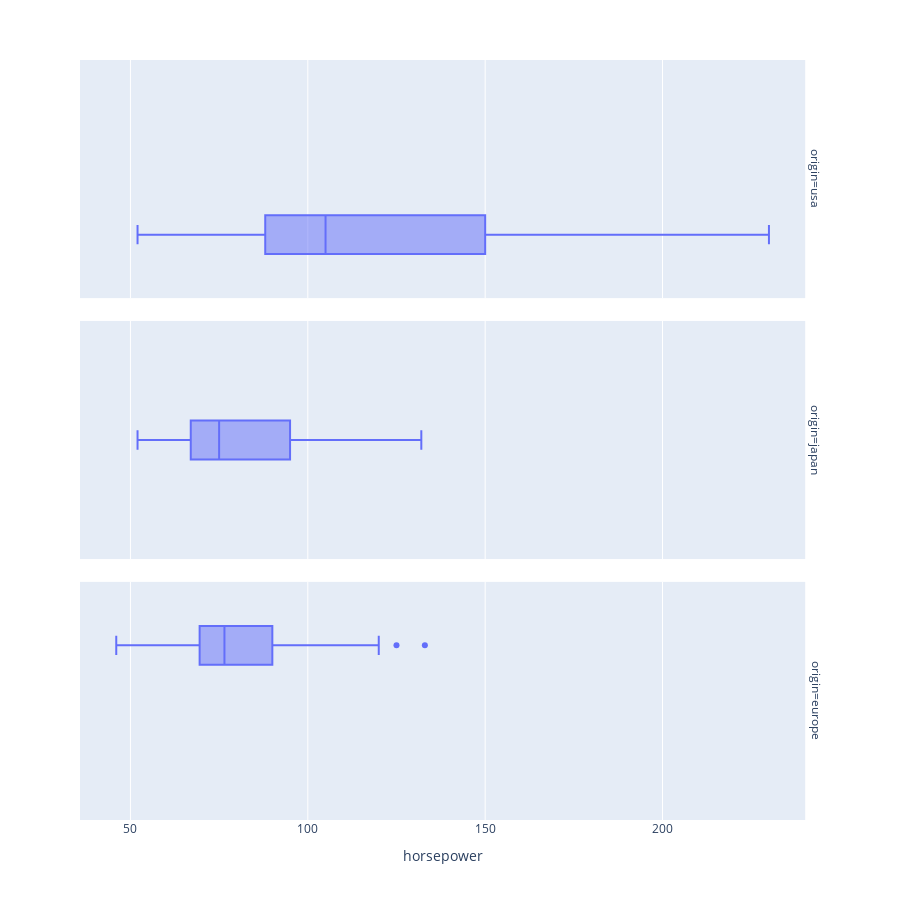

Here is the notebook cell this chart was saved with:
### Code cell
px.box(data, x = "horsepower", facet_row = "origin", height = 900)

### Figure 1 — Plotly figure (JSON) as saved in the notebook; plotly's stock layout.template omitted (floating-point values rounded to 4 significant figures; data arrays with more than 128 entries replaced by an {"elided": "..."} marker saying what was removed)
{"data": [{"alignmentgroup": "True", "hovertemplate": "origin=usa<br>horsepower=%{x}<extra></extra>", "legendgroup": "", "marker": {"color": "#636efa"}, "name": "", "notched": false, "offsetgroup": "", "orientation": "h", "showlegend": false, "type": "box", "x": {"elided": "249 int values"}, "x0": " ", "xaxis": "x3", "y0": " ", "yaxis": "y3"}, {"alignmentgroup": "True", "hovertemplate": "origin=japan<br>horsepower=%{x}<extra></extra>", "legendgroup": "", "marker": {"color": "#636efa"}, "name": "", "notched": false, "offsetgroup": "", "orientation": "h", "showlegend": false, "type": "box", "x": [95, 88, 88, 95, 65, 69, 95, 97, 92, 97, 88, 88, 94, 90, 122, 67, 65, 52, 61, 97, 93, 75, 96, 97, 53, 53, 70, 75, 108, 68, 70, 75, 67, 97, 110, 52, 70, 60, 95, 97, 95, 97, 68, 65, 65, 60, 65, 90, 75, 92, 75, 65, 65, 67, 67, 132, 100, 72, 58, 60, 67, 65, 62, 68, 75, 75, 100, 74, 116, 120, 68, 68, 88, 75, 70, 67, 67, 67, 96], "x0": " ", "xaxis": "x2", "y0": " ", "yaxis": "y2"}, {"alignmentgroup": "True", "hovertemplate": "origin=europe<br>horsepower=%{x}<extra></extra>", "legendgroup": "", "marker": {"color": "#636efa"}, "name": "", "notched": false, "offsetgroup": "", "orientation": "h", "showlegend": false, "type": "box", "x": [46, 87, 90, 95, 113, 90, 70, 76, 60, 54, 112, 76, 87, 69, 46, 90, 49, 75, 91, 112, 110, 83, 67, 78, 75, 75, 67, 71, 70, 95, 88, 98, 115, 86, 81, 83, 70, 71, 102, 88, 120, 58, 78, 78, 110, 48, 103, 125, 115, 133, 71, 71, 77, 71, 69, 76, 78, 48, 48, 67, 67, null, 62, 88, 74, null, 80, 76, 74, 52], "x0": " ", "xaxis": "x", "y0": " ", "yaxis": "y"}], "layout": {"annotations": [{"font": {}, "showarrow": false, "text": "origin=europe", "textangle": 90, "x": 0.98, "xanchor": "left", "xref": "paper", "y": 0.1567, "yanchor": "middle", "yref": "paper"}, {"font": {}, "showarrow": false, "text": "origin=japan", "textangle": 90, "x": 0.98, "xanchor": "left", "xref": "paper", "y": 0.5, "yanchor": "middle", "yref": "paper"}, {"font": {}, "showarrow": false, "text": "origin=usa", "textangle": 90, "x": 0.98, "xanchor": "left", "xref": "paper", "y": 0.8433, "yanchor": "middle", "yref": "paper"}], "boxmode": "group", "height": 900, "legend": {"tracegroupgap": 0}, "margin": {"t": 60}, "xaxis": {"anchor": "y", "domain": [0, 0.98], "title": {"text": "horsepower"}}, "xaxis2": {"anchor": "y2", "domain": [0, 0.98], "matches": "x", "showticklabels": false}, "xaxis3": {"anchor": "y3", "domain": [0, 0.98], "matches": "x", "showticklabels": false}, "yaxis": {"anchor": "x", "domain": [0, 0.3133]}, "yaxis2": {"anchor": "x2", "domain": [0.3433, 0.6567], "matches": "y"}, "yaxis3": {"anchor": "x3", "domain": [0.6867, 1.0], "matches": "y"}}}
